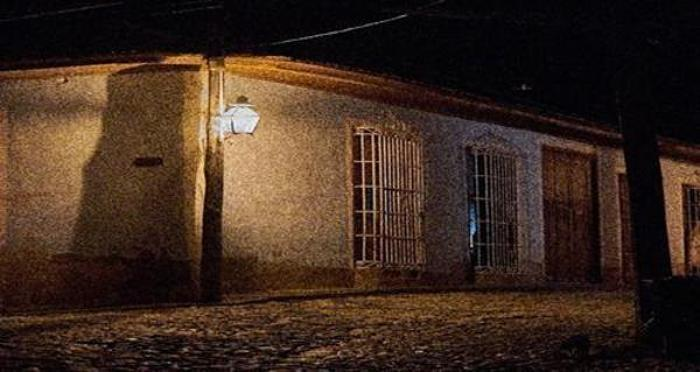
#> input picture images/noise_intro_2.jpg, 700 x 372 px, found by its file name
$ python 26-Image-Smoothing.py
#> lines starting #> are read from the running program, lines starting #| are printed output that depends on the picture
# Import necessary libraries
import cv2
import numpy as np
from PIL import Image
from matplotlib import pyplot as plt

# Open and load an image
image = Image.open('noise_intro_2.jpg')
#> image is the input picture: PIL image 700x372 RGB; mean R, G, B 61, 41.6, 30.2


# Function to resize the image while maintaining its aspect ratio
def resize(image, new_width):
#> called with new_width = 700
    width, height = image.size
#> width = 700; height = 372
    ratio = height / width
#> ratio = 0.531
    new_height = int(new_width * ratio)
#> new_height = 372
    resized_image = image.resize((new_width, new_height))
    image_name = image.filename  # Get the image name
    resized_image.save(f"{image_name}")


# Resize the image to a specific width
resize(image, 700)

# Load the resized image and convert it to grayscale
image = cv2.imread('noise_intro_2.jpg')
#> image: shape (372, 700, 3)
image = cv2.cvtColor(image, cv2.COLOR_BGR2GRAY)
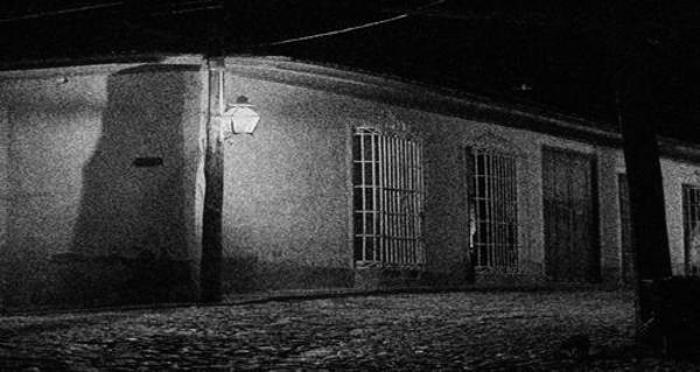
#> image: shape (372, 700); min 0, max 243, mean 46.1

# -------------------------------------------Filter Number-1------------------------------------------------------------
# Apply a homogenous filter to the image, which is a simple averaging filter
# It replaces each pixel with the mean of its kernel neighbors
kernel = np.ones((5, 5), np.float32) / 25
homogenous_filter = cv2.filter2D(image, -1, kernel=kernel)  # -1 is the desired depth

# --------------------------------------------Filter Number-2----------------------------------------------------------
# Apply a blur filter (averaging) to the image
# It replaces each pixel with the average of the pixels in a defined kernel area
blur = cv2.blur(image, (5, 5))

# --------------------------------------------Filter Number-3-----------------------------------------------------------
# Apply a Gaussian blur filter to the image
# It uses a weighted kernel to smooth the image, giving more weight to nearby pixels
gaussian_blur = cv2.GaussianBlur(image, (5, 5), 0)  # 0 is the sigma value

# --------------------------------------------Filter Number-4-----------------------------------------------------------
# Apply a median filter to the image
# It replaces each pixel with the median value of the pixels in a defined kernel area
median_blur = cv2.medianBlur(image, 5)

# --------------------------------------------Filter Number-5-----------------------------------------------------------
# Apply a bilateral filter to the image
# It is effective for noise removal while preserving edges
# Arguments: image, neighbor_pixel_diameter, sigma_color, sigma_space
bilateral_filter = cv2.bilateralFilter(image, 9, 75, 75)
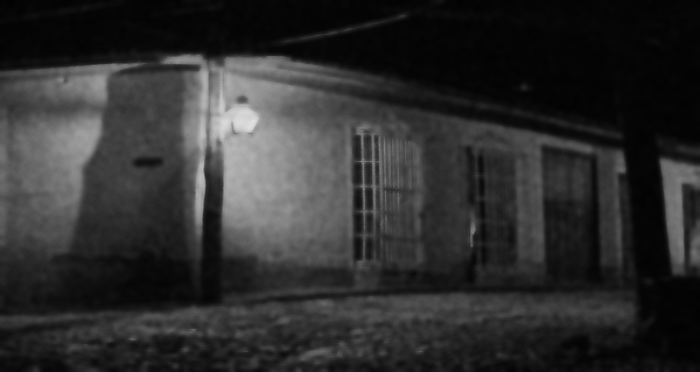
#> bilateral_filter: shape (372, 700); min 2, max 224, mean 46

# Display the original and filtered images
cv2.imshow('Original', image)
cv2.imshow('Homogenous Filter', homogenous_filter)
cv2.imshow('Blur', blur)
cv2.imshow('Gaussian', gaussian_blur)
cv2.imshow('Median', median_blur)
cv2.imshow('Bilateral', bilateral_filter)

# Create titles for the displayed images
titles = ['Original', 'Homogenous Filter', 'Blur', 'Gaussian', 'Median', 'Bilateral']
images = [image, homogenous_filter, blur, gaussian_blur, median_blur, bilateral_filter]

# Display images using Matplotlib
for i in range(6):
    plt.subplot(2, 3, i + 1)
    plt.imshow(images[i], 'gray')
    plt.title(titles[i])
    plt.xticks([]), plt.yticks([])

# Show the plot
plt.show()

# Wait for a key press, and if 'q' is pressed, close all windows
if cv2.waitKey(0) & 0xFF == ord("q"):
#> (key q is pressed here)
    cv2.destroyAllWindows()
